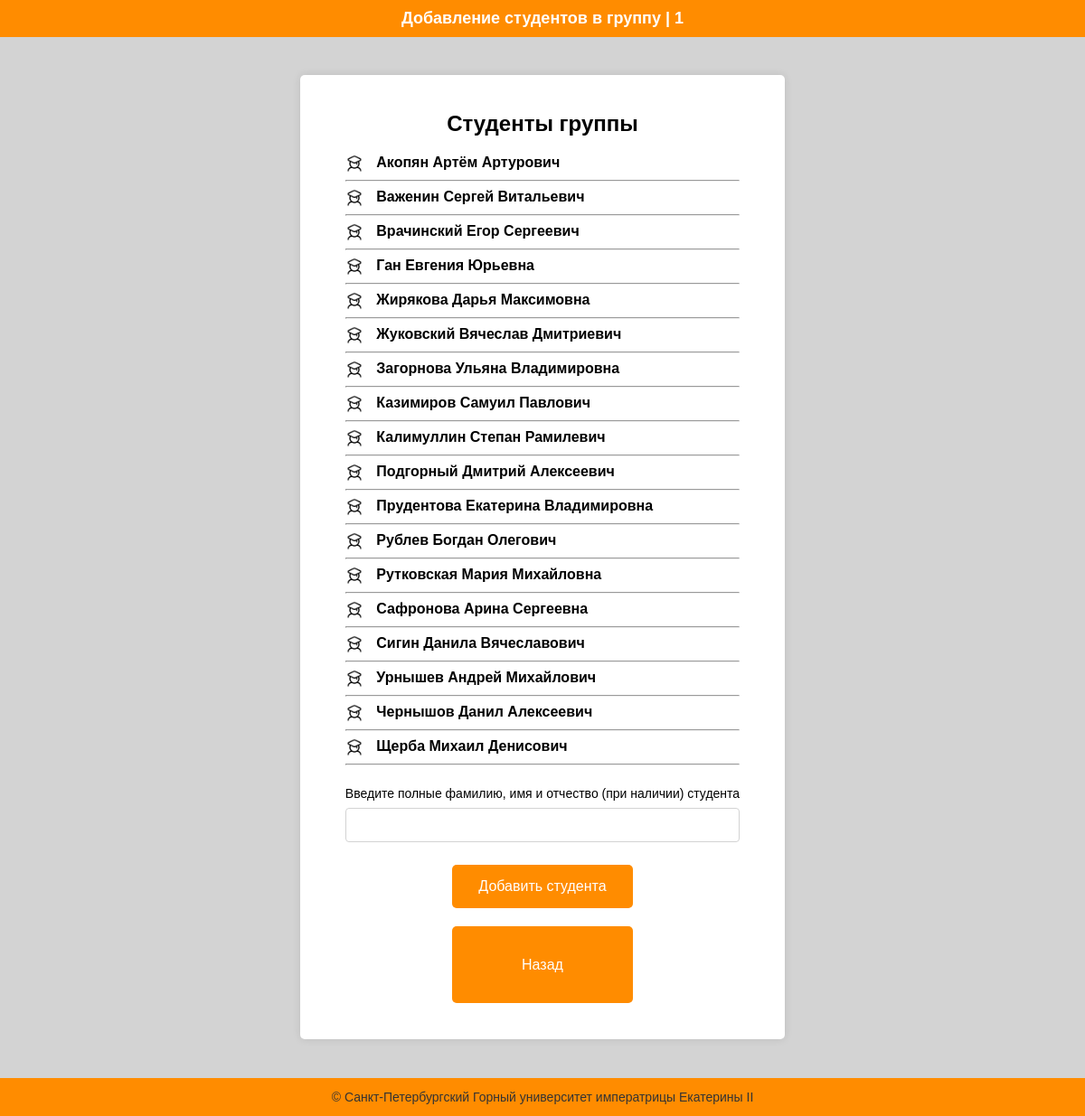
Page /teacher/add_student/ИАС-21-2 (signed in) on the committed database.
### db_tables.py (models this page shows)
class Student(Base):
    __tablename__ = 'students'
    id_student = Column(Integer, primary_key=True, autoincrement=True)
    full_name = Column(String, nullable=False)
    group_id = Column(Integer, ForeignKey('groups.id_group'))
    group = relationship("Group", back_populates="students")
    test_results = relationship("TestResults", back_populates="student")

### routes.py (the view)
    @app.route('/teacher/add_student/<group>', methods=['GET', 'POST'])
    def add_student(group):
        if not session.get('teacher_authenticated'):
            return redirect(url_for('teacher'))
        if request.method == 'POST':
            form_data = request.form.to_dict()
            full_name = form_data["full_name"]
            add_student_db(full_name, group)
            return redirect(url_for('add_student', group=group))
        students = sorted([student for (student,) in get_students_db(group)])
        return render_template('add_students.html', teacher=session['teacher'], students=students)

### db.py (called while the page is built)
def get_students_db(group_num):
    with Session(engine) as session:
        students = session.query(Student.full_name).join(Group.students).where(Group.group_number == group_num).all()
    return students

### templates/add_students.html
{% extends "base.html" %}
{% block header_title %}Добавление студентов в группу | {{teacher}}{% endblock %}
{% block content %}
        <h2>Студенты группы {{ group }}</h2>
        {% if students %}
            {% for student in students %}
                <div>
                    <img src="{{ url_for('static', filename='icons/student.png') }}" alt="Student Icon" style="width: 20px; vertical-align: middle; margin-right: 10px;">
                    <strong>{{ student }}</strong>
                </div>
                <hr>
            {% endfor %}
        {% else %}
            <p>В данной группе пока нет студентов.</p>
        {% endif %}
        <form method="post" autocomplete=off>
            <label for="full_name">Введите полные фамилию, имя и отчество (при наличии) студента </label><br>
            <input type="text" id="full_name" name="full_name"><br>
            <div class="button-container">
                <input type="submit" value="Добавить студента">
            </div>
        </form>
        <div class="button-container">
            <a href="{{ url_for('add_student_group') }}"><button class="button">Назад</button></a>
        </div>
{% endblock %}

### static/css/style.css (style rules this page uses)
html { height: 100%; }
body { font-family: Arial, sans-serif; margin: 0; padding: 0; background-color: #D3D3D3; color: #000000; min-height: 100%; display: flex; flex-direction: column; }
.container h2 { text-align: center; }
.button-container { display: flex; flex-wrap: wrap; justify-content: space-around; gap: 10px; margin: 20px 0; }
.button { display: inline-block; padding: 15px 0px; width: 200px; height: 85px; background-color: #FF8C00; color: white; text-decoration: none; border: none; border-radius: 5px; cursor: pointer; font-size: 16px; text-align: center; box-sizing: border-box; }
input[type="submit"] { padding: 15px 0; width: 200px; background-color: #FF8C00; color: white; border: none; border-radius: 5px; cursor: pointer; font-size: 16px; text-align: center; box-sizing: border-box; }
p, label { font-size: 14px; line-height: 1.6; }
form { margin: 20px 0; }
input[type="text"], input[type="password"] { padding: 10px; margin: 5px 0; border: 1px solid #D3D3D3; border-radius: 4px; font-size: 14px; width: 100%; box-sizing: border-box; }
a { color: #FF8C00; text-decoration: none; }

### rows in the picture
Student: full_name "Акопян Артём Артурович"
Student: full_name "Важенин Сергей Витальевич"
Student: full_name "Врачинский Егор Сергеевич"
Student: full_name "Ган Евгения Юрьевна"
Student: full_name "Жирякова Дарья Максимовна"
Student: full_name "Жуковский Вячеслав Дмитриевич"
Student: full_name "Загорнова Ульяна Владимировна"
Student: full_name "Казимиров Самуил Павлович"
Student: full_name "Калимуллин Степан Рамилевич"
Student: full_name "Подгорный Дмитрий Алексеевич"
Student: full_name "Прудентова Екатерина Владимировна"
Student: full_name "Рублев Богдан Олегович"
Student: full_name "Рутковская Мария Михайловна"
Student: full_name "Сафронова Арина Сергеевна"
Student: full_name "Сигин Данила Вячеславович"
Student: full_name "Урнышев Андрей Михайлович"
Student: full_name "Чернышов Данил Алексеевич"
Student: full_name "Щерба Михаил Денисович"

### other values in the picture
{{ teacher }} "1"
